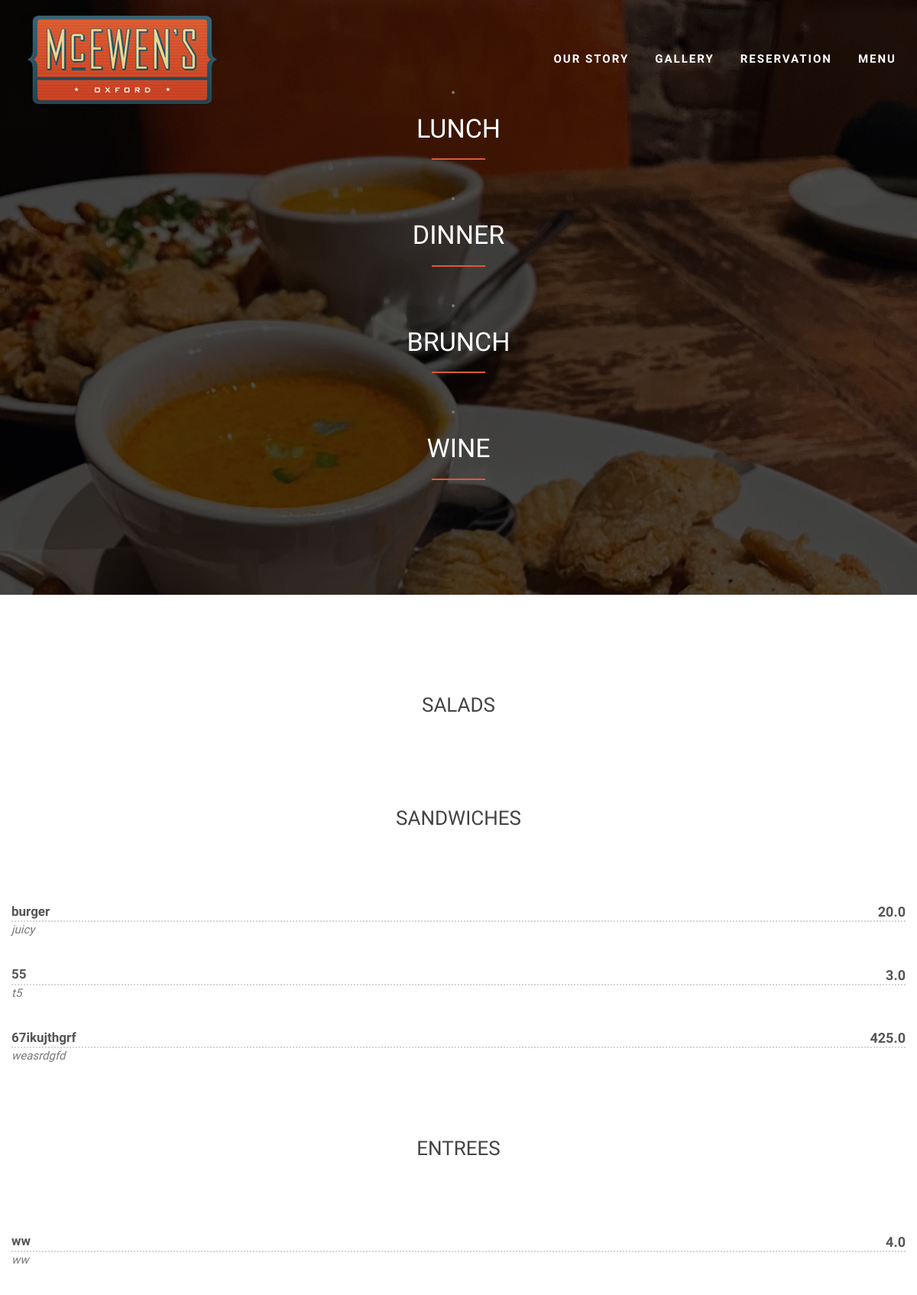
The page /lunch/ on the database its author committed.
### mcewens/models.py (models this page shows)
class MenuItem(models.Model):
    name = models.CharField(max_length=50)
    CATEGORY_CHOICES = (
        ("Brunch", "Brunch"),
        ("Lunch", "Lunch"),
        ("Dinner", "Dinner"),
        ("Wine and Cocktails", "Wine and Cocktails"),
    )
    category = models.CharField(choices=CATEGORY_CHOICES, max_length=50)
    TYPE_CHOICES = (
        ("Appetizers", "Appetizers"),
        ("Salads", "Salads"),
        ("Soups", "Soups"),
        ("Entrees", "Entrees"),
        ("Sandwiches", "Sandwiches"),
        ("Wine", "Wine"),
        ("Cocktails", "Cocktails"),
    )
    item_type = models.CharField(choices=TYPE_CHOICES, max_length=50, blank=True)
    description = models.TextField(max_length=200, blank=True)
    price = models.CharField(max_length=50)
    CURRENT_CHOICES = (
        (1, "On menu"),
        (0, "Not on menu"),
    )
    current = models.IntegerField(default=1, choices=CURRENT_CHOICES)
    class Meta:
        unique_together = ("name", "category")

### mcewens/views.py (the view)
# urls.py: path("lunch/", lunch_view, name="lunch"),
def lunch_view(request):
    TYPES = ("Salads", "Sandwiches", "Entrees")
    lunch_item = get_current_by_category("Lunch").values()
    return render(request, "lunch.html", {"types": TYPES, "items": lunch_item})

### mcewens/models.py (called while the page is built)
def get_current_by_category(cat):
    return MenuItem.objects.filter(category=cat, current=1)

### mcewens/templates/lunch.html (shortened to what this page needs)
{% extends 'index.html' %} {% block content%}
<div id="restaurant-menu">
  <div class="section-title text-center center">
    <div class="overlay">
      <li>
        <a id="lunch-link" href="{% url 'lunch' %}" class="page-scroll">
          <h2>Lunch</h2>
        </a>
      </li>
      <hr />
      <li>
        <a id="dinner-link" href="{% url 'dinner' %}" class="page-scroll">
          <h2>Dinner</h2>
        </a>
      </li>
      <hr />
      <li>
        <a id="brunch-link" href="{% url 'brunch' %}" class="page-scroll">
          <h2>Brunch</h2>
        </a>
      </li>
      <hr />
      <li>
        <a id="wine-link" href="{% url 'wine' %}" class="page-scroll">
          <h2>Wine</h2>
        </a>
      </li>
      <hr />
    </div>
  </div>
  <div class="container">
    <div class="row">
   {% for type in types %}
      <div class="container">
        <div class="row">
           <div class="overlay">
            <h2 class="menu-section-title">{{ type }}</h2>
            <div class="overlay">
              <div class="container">
                <div class="row">
                    {% for item in items %} {% if item.item_type == type %}
                    <div class="menu-item">
                      <div class="menu-item-name">{{ item.name }}</div>
                      <div class="menu-item-price">{{ item.price }}</div>
                      <div class="menu-item-description">{{ item.description }}</div>
                    </div>
                    {% endif %} {% endfor %} {% endfor %}
                  </div>
                  {% endblock content%}

### mcewens/static/css/style.css (style rules this page uses)
body, html { font-family: 'Raleway', sans-serif; text-rendering: optimizeLegibility !important; -webkit-font-smoothing: antialiased !important; color: #777; font-weight: 300; width: 100% !important; height: 100% !important; -webkit-font-smoothing: antialiased !important; }
h2 { margin-bottom: 20px; margin: 10 0 20px 0; font-weight: 500; font-size: 34px; color: #333; text-transform: uppercase; }
a { color: #DB5C32; }
hr { height: 2px; width: 70px; text-align: center; position: relative; background: #DB5C32; margin: 0; margin-bottom: 40px; border: 0; }
.section-title { margin-bottom: 70px; }
.section-title .overlay { padding: 110px 0; background: rgba(0, 0, 0, 0.7); }
.section-title hr { margin: 0 auto; margin-bottom: 40px; }
#restaurant-menu .section-title { background: #444 url(../img/farmer.jpg) center center no-repeat fixed; background-size: cover; }
#restaurant-menu .section-title h2 { color: #fff; }
#restaurant-menu .menu-section-title { font-size: 26px; display: block; font-weight: 500; color: #444; margin: 60px 0; text-align: center; }
#restaurant-menu .menu-item { margin: 35px 0; font-size: 18px; }
#restaurant-menu .menu-item-name { font-weight: 600; font-size: 17px; color: #555; border-bottom: 2px dotted rgb(213, 213, 213); }
#restaurant-menu .menu-item-description { font-style: italic; font-size: 15px; }
#restaurant-menu .menu-item-price { float: right; font-weight: 600; color: #555; margin-top: -26px; }

### rows shown on the page
MenuItem: name "burger", price "20.0", description "juicy"
MenuItem: name "55", price "3.0", description "t5"
MenuItem: name "67ikujthgrf", price "425.0", description "weasrdgfd"
MenuItem: name "ww", price "4.0", description "ww"

### other values the page prints
{{ type }} "SALADS" "SANDWICHES" "ENTREES"
